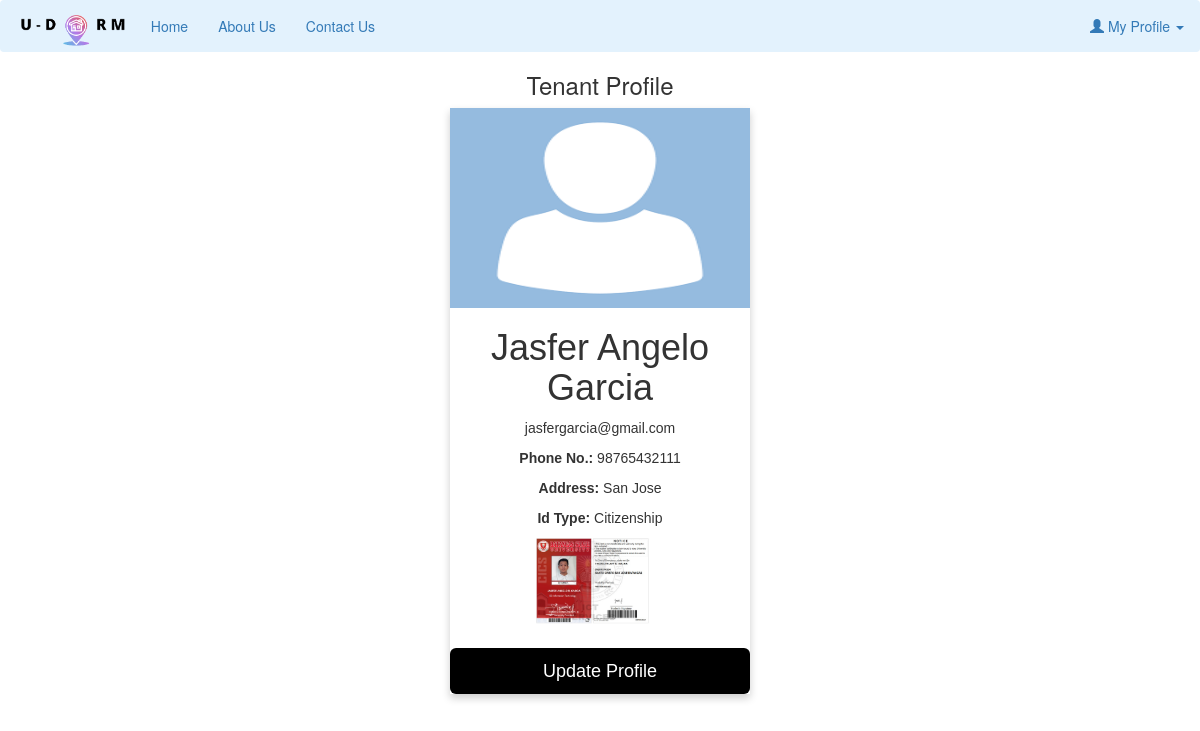
Page /profile.php (signed in) on the committed database.
### tables this page shows
CREATE TABLE `tenant` (
  `tenant_id` int(10) NOT NULL AUTO_INCREMENT,
  `full_name` varchar(100) NOT NULL,
  `email` varchar(100) NOT NULL,
  `password` varchar(100) NOT NULL,
  `phone_no` varchar(50) NOT NULL,
  `address` varchar(200) NOT NULL,
  `id_type` varchar(100) NOT NULL,
  `id_photo` varchar(1000) NOT NULL,
  PRIMARY KEY (`tenant_id`)
);

### profile.php (the view, shortened to what this page needs)
<?php
include('navbar.php');
 ?>
 <center><h3>Tenant Profile</h3></center>
      <div class="container">
      <?php
        include("config/config.php");
        $u_email= $_SESSION["email"];
        $sql="SELECT * from tenant where email='$u_email'";
        $result=mysqli_query($db,$sql);
        if(mysqli_num_rows($result)>0)
      {
          while($rows=mysqli_fetch_assoc($result)){
       ?>
        <div class="card">
  <img src="images/avatar.png" alt="John" style="height:200px; width: 100%">
  <h1><?php echo $rows['full_name']; ?></h1>
  <p class="title"><?php echo $rows['email']; ?></p>
  <p><b>Phone No.: </b><?php echo $rows['phone_no']; ?></p>
  <p><b>Address: </b><?php echo $rows['address']; ?></p>
  <p><b>Id Type: </b><?php echo $rows['id_type']; ?></p>
  <p><img src="<?php echo $rows['id_photo']; ?>" height="100px"></p>
  <p><button type="button" class="btn btn-lg" data-toggle="modal" data-target="#myModal">Update Profile</button></p>
</div>
<?php }} ?>

### profile.php (style rules this page uses)
.card { box-shadow: 0 4px 8px 0 rgba(0, 0, 0, 0.2); max-width: 300px; margin: auto; text-align: center; font-family: arial; }
button { border: none; outline: 0; display: inline-block; padding: 8px; color: white; background-color: #000; text-align: center; cursor: pointer; width: 100%; font-size: 18px; }

### rows in the picture
tenant: full_name "Jasfer Angelo Garcia", email "jasfergarcia@gmail.com", phone_no "98765432111", address "San Jose", id_type "Citizenship", id_photo (picture)
